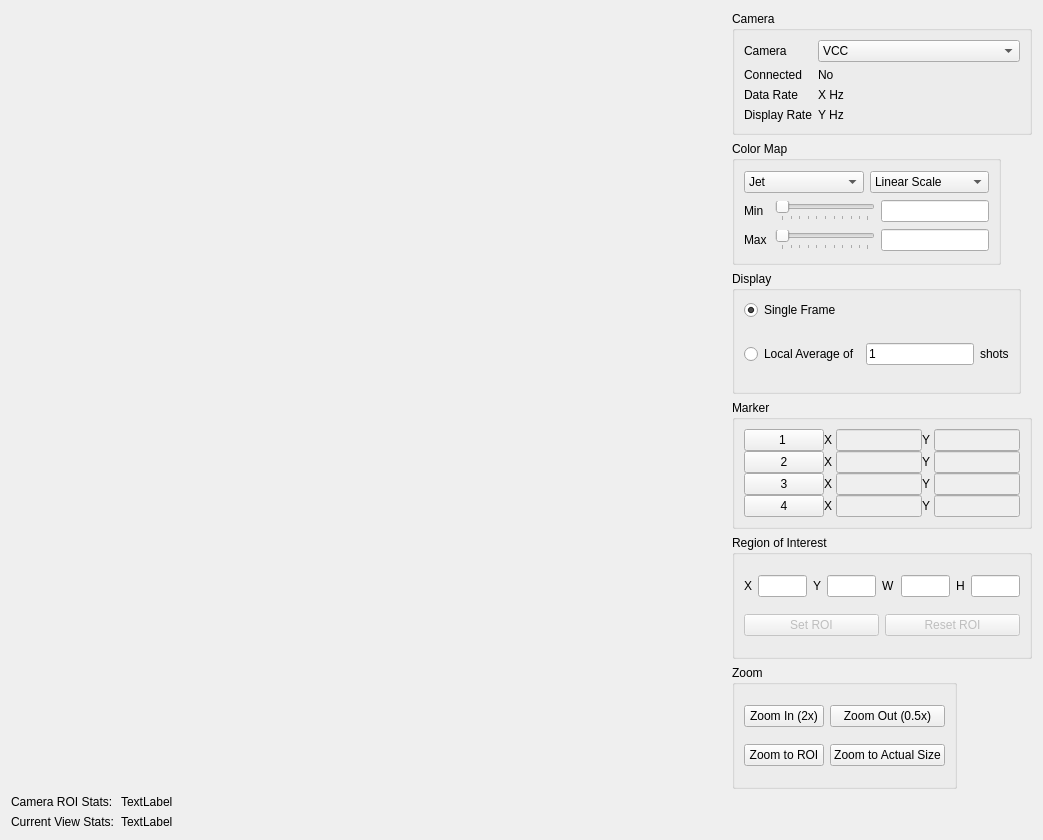
<?xml version="1.0" encoding="UTF-8"?>
<ui version="4.0">
 <class>Form</class>
 <widget class="QWidget" name="Form">
  <property name="geometry">
   <rect>
    <x>0</x>
    <y>0</y>
    <width>1043</width>
    <height>840</height>
   </rect>
  </property>
  <property name="windowTitle">
   <string>Camera Viewer</string>
  </property>
  <layout class="QVBoxLayout" name="verticalLayout_6">
   <item>
    <layout class="QHBoxLayout" name="horizontalLayout">
     <item>
      <layout class="QGridLayout" name="imageGridLayout">
       <item row="0" column="0">
        <widget class="PyDMImageView" name="imageView">
         <property name="enabled">
          <bool>true</bool>
         </property>
         <property name="sizePolicy">
          <sizepolicy hsizetype="Expanding" vsizetype="Expanding">
           <horstretch>0</horstretch>
           <verstretch>0</verstretch>
          </sizepolicy>
         </property>
         <property name="minimumSize">
          <size>
           <width>400</width>
           <height>400</height>
          </size>
         </property>
         <property name="toolTip">
          <string/>
         </property>
         <property name="whatsThis">
          <string>Displays an image from a PV.</string>
         </property>
         <property name="alarmSensitiveBorder" stdset="0">
          <bool>false</bool>
         </property>
         <property name="precisionFromPV" stdset="0">
          <bool>false</bool>
         </property>
        </widget>
       </item>
      </layout>
     </item>
     <item>
      <layout class="QVBoxLayout" name="verticalLayout">
       <item>
        <widget class="QGroupBox" name="groupBox">
         <property name="sizePolicy">
          <sizepolicy hsizetype="Preferred" vsizetype="Preferred">
           <horstretch>0</horstretch>
           <verstretch>0</verstretch>
          </sizepolicy>
         </property>
         <property name="minimumSize">
          <size>
           <width>300</width>
           <height>0</height>
          </size>
         </property>
         <property name="title">
          <string>Camera</string>
         </property>
         <layout class="QFormLayout" name="formLayout">
          <item row="0" column="0">
           <widget class="QLabel" name="label">
            <property name="text">
             <string>Camera</string>
            </property>
           </widget>
          </item>
          <item row="0" column="1">
           <widget class="QComboBox" name="cameraComboBox">
            <item>
             <property name="text">
              <string>VCC</string>
             </property>
            </item>
           </widget>
          </item>
          <item row="1" column="0">
           <widget class="QLabel" name="label_2">
            <property name="text">
             <string>Connected</string>
            </property>
           </widget>
          </item>
          <item row="1" column="1">
           <widget class="QLabel" name="connectedLabel">
            <property name="text">
             <string>No</string>
            </property>
           </widget>
          </item>
          <item row="2" column="0">
           <widget class="QLabel" name="label_3">
            <property name="text">
             <string>Data Rate</string>
            </property>
           </widget>
          </item>
          <item row="2" column="1">
           <widget class="QLabel" name="dataRateLabel">
            <property name="text">
             <string>X Hz</string>
            </property>
           </widget>
          </item>
          <item row="3" column="0">
           <widget class="QLabel" name="label_4">
            <property name="text">
             <string>Display Rate</string>
            </property>
           </widget>
          </item>
          <item row="3" column="1">
           <widget class="QLabel" name="displayRateLabel">
            <property name="text">
             <string>Y Hz</string>
            </property>
           </widget>
          </item>
         </layout>
        </widget>
       </item>
       <item>
        <widget class="QGroupBox" name="groupBox_2">
         <property name="sizePolicy">
          <sizepolicy hsizetype="Maximum" vsizetype="Preferred">
           <horstretch>0</horstretch>
           <verstretch>0</verstretch>
          </sizepolicy>
         </property>
         <property name="title">
          <string>Color Map</string>
         </property>
         <layout class="QVBoxLayout" name="verticalLayout_2">
          <item>
           <layout class="QHBoxLayout" name="horizontalLayout_2">
            <item>
             <widget class="QComboBox" name="colorMapComboBox">
              <item>
               <property name="text">
                <string>Jet</string>
               </property>
              </item>
              <item>
               <property name="text">
                <string>Grayscale</string>
               </property>
              </item>
             </widget>
            </item>
            <item>
             <widget class="QComboBox" name="comboBox_3">
              <item>
               <property name="text">
                <string>Linear Scale</string>
               </property>
              </item>
             </widget>
            </item>
           </layout>
          </item>
          <item>
           <layout class="QHBoxLayout" name="horizontalLayout_3">
            <item>
             <widget class="QLabel" name="label_8">
              <property name="sizePolicy">
               <sizepolicy hsizetype="Maximum" vsizetype="Preferred">
                <horstretch>0</horstretch>
                <verstretch>0</verstretch>
               </sizepolicy>
              </property>
              <property name="minimumSize">
               <size>
                <width>25</width>
                <height>0</height>
               </size>
              </property>
              <property name="text">
               <string>Min</string>
              </property>
             </widget>
            </item>
            <item>
             <widget class="QSlider" name="colorMapMinSlider">
              <property name="minimumSize">
               <size>
                <width>100</width>
                <height>0</height>
               </size>
              </property>
              <property name="orientation">
               <enum>Qt::Horizontal</enum>
              </property>
              <property name="tickPosition">
               <enum>QSlider::TicksBelow</enum>
              </property>
             </widget>
            </item>
            <item>
             <widget class="QLineEdit" name="colorMapMinLineEdit">
              <property name="minimumSize">
               <size>
                <width>80</width>
                <height>0</height>
               </size>
              </property>
             </widget>
            </item>
           </layout>
          </item>
          <item>
           <layout class="QHBoxLayout" name="horizontalLayout_4">
            <item>
             <widget class="QLabel" name="label_9">
              <property name="sizePolicy">
               <sizepolicy hsizetype="Maximum" vsizetype="Preferred">
                <horstretch>0</horstretch>
                <verstretch>0</verstretch>
               </sizepolicy>
              </property>
              <property name="minimumSize">
               <size>
                <width>25</width>
                <height>0</height>
               </size>
              </property>
              <property name="text">
               <string>Max</string>
              </property>
             </widget>
            </item>
            <item>
             <widget class="QSlider" name="colorMapMaxSlider">
              <property name="minimumSize">
               <size>
                <width>100</width>
                <height>0</height>
               </size>
              </property>
              <property name="orientation">
               <enum>Qt::Horizontal</enum>
              </property>
              <property name="tickPosition">
               <enum>QSlider::TicksBelow</enum>
              </property>
             </widget>
            </item>
            <item>
             <widget class="QLineEdit" name="colorMapMaxLineEdit">
              <property name="minimumSize">
               <size>
                <width>80</width>
                <height>0</height>
               </size>
              </property>
             </widget>
            </item>
           </layout>
          </item>
         </layout>
        </widget>
       </item>
       <item>
        <widget class="QGroupBox" name="groupBox_3">
         <property name="sizePolicy">
          <sizepolicy hsizetype="Maximum" vsizetype="Preferred">
           <horstretch>0</horstretch>
           <verstretch>0</verstretch>
          </sizepolicy>
         </property>
         <property name="title">
          <string>Display</string>
         </property>
         <layout class="QVBoxLayout" name="verticalLayout_3">
          <item>
           <widget class="QRadioButton" name="singleShotRadioButton">
            <property name="text">
             <string>Single Frame</string>
            </property>
            <property name="checked">
             <bool>true</bool>
            </property>
           </widget>
          </item>
          <item>
           <layout class="QHBoxLayout" name="horizontalLayout_5">
            <item>
             <widget class="QRadioButton" name="averageRadioButton">
              <property name="text">
               <string>Local Average of</string>
              </property>
             </widget>
            </item>
            <item>
             <widget class="QLineEdit" name="numShotsLineEdit">
              <property name="text">
               <string>1</string>
              </property>
             </widget>
            </item>
            <item>
             <widget class="QLabel" name="label_10">
              <property name="text">
               <string>shots</string>
              </property>
             </widget>
            </item>
           </layout>
          </item>
         </layout>
        </widget>
       </item>
       <item>
        <widget class="QGroupBox" name="groupBox_4">
         <property name="sizePolicy">
          <sizepolicy hsizetype="Maximum" vsizetype="Maximum">
           <horstretch>0</horstretch>
           <verstretch>0</verstretch>
          </sizepolicy>
         </property>
         <property name="title">
          <string>Marker</string>
         </property>
         <layout class="QVBoxLayout" name="verticalLayout_4">
          <property name="spacing">
           <number>0</number>
          </property>
          <item>
           <layout class="QHBoxLayout" name="horizontalLayout_6">
            <item>
             <widget class="QPushButton" name="marker1Button">
              <property name="text">
               <string>1 </string>
              </property>
              <property name="checkable">
               <bool>true</bool>
              </property>
             </widget>
            </item>
            <item>
             <widget class="QLabel" name="label_11">
              <property name="text">
               <string>X </string>
              </property>
             </widget>
            </item>
            <item>
             <widget class="QLineEdit" name="marker1XPosLineEdit">
              <property name="enabled">
               <bool>false</bool>
              </property>
             </widget>
            </item>
            <item>
             <widget class="QLabel" name="label_12">
              <property name="text">
               <string>Y </string>
              </property>
             </widget>
            </item>
            <item>
             <widget class="QLineEdit" name="marker1YPosLineEdit">
              <property name="enabled">
               <bool>false</bool>
              </property>
             </widget>
            </item>
           </layout>
          </item>
          <item>
           <layout class="QHBoxLayout" name="horizontalLayout_7">
            <item>
             <widget class="QPushButton" name="marker2Button">
              <property name="text">
               <string>2</string>
              </property>
              <property name="checkable">
               <bool>true</bool>
              </property>
             </widget>
            </item>
            <item>
             <widget class="QLabel" name="label_13">
              <property name="text">
               <string>X </string>
              </property>
             </widget>
            </item>
            <item>
             <widget class="QLineEdit" name="marker2XPosLineEdit">
              <property name="enabled">
               <bool>false</bool>
              </property>
             </widget>
            </item>
            <item>
             <widget class="QLabel" name="label_14">
              <property name="text">
               <string>Y </string>
              </property>
             </widget>
            </item>
            <item>
             <widget class="QLineEdit" name="marker2YPosLineEdit">
              <property name="enabled">
               <bool>false</bool>
              </property>
             </widget>
            </item>
           </layout>
          </item>
          <item>
           <layout class="QHBoxLayout" name="horizontalLayout_8">
            <item>
             <widget class="QPushButton" name="marker3Button">
              <property name="text">
               <string>3</string>
              </property>
              <property name="checkable">
               <bool>true</bool>
              </property>
             </widget>
            </item>
            <item>
             <widget class="QLabel" name="label_15">
              <property name="text">
               <string>X </string>
              </property>
             </widget>
            </item>
            <item>
             <widget class="QLineEdit" name="marker3XPosLineEdit">
              <property name="enabled">
               <bool>false</bool>
              </property>
             </widget>
            </item>
            <item>
             <widget class="QLabel" name="label_16">
              <property name="text">
               <string>Y </string>
              </property>
             </widget>
            </item>
            <item>
             <widget class="QLineEdit" name="marker3YPosLineEdit">
              <property name="enabled">
               <bool>false</bool>
              </property>
             </widget>
            </item>
           </layout>
          </item>
          <item>
           <layout class="QHBoxLayout" name="horizontalLayout_9">
            <item>
             <widget class="QPushButton" name="marker4Button">
              <property name="text">
               <string>4</string>
              </property>
              <property name="checkable">
               <bool>true</bool>
              </property>
             </widget>
            </item>
            <item>
             <widget class="QLabel" name="label_17">
              <property name="text">
               <string>X </string>
              </property>
             </widget>
            </item>
            <item>
             <widget class="QLineEdit" name="marker4XPosLineEdit">
              <property name="enabled">
               <bool>false</bool>
              </property>
             </widget>
            </item>
            <item>
             <widget class="QLabel" name="label_18">
              <property name="text">
               <string>Y </string>
              </property>
             </widget>
            </item>
            <item>
             <widget class="QLineEdit" name="marker4YPosLineEdit">
              <property name="enabled">
               <bool>false</bool>
              </property>
             </widget>
            </item>
           </layout>
          </item>
         </layout>
        </widget>
       </item>
       <item>
        <widget class="QGroupBox" name="roiGroupBox">
         <property name="sizePolicy">
          <sizepolicy hsizetype="Maximum" vsizetype="Preferred">
           <horstretch>0</horstretch>
           <verstretch>0</verstretch>
          </sizepolicy>
         </property>
         <property name="title">
          <string>Region of Interest</string>
         </property>
         <layout class="QVBoxLayout" name="verticalLayout_5">
          <item>
           <layout class="QHBoxLayout" name="horizontalLayout_10">
            <item>
             <widget class="QLabel" name="label_19">
              <property name="text">
               <string>X</string>
              </property>
             </widget>
            </item>
            <item>
             <widget class="QLineEdit" name="roiXLineEdit">
              <property name="readOnly">
               <bool>true</bool>
              </property>
             </widget>
            </item>
            <item>
             <widget class="QLabel" name="label_20">
              <property name="text">
               <string>Y</string>
              </property>
             </widget>
            </item>
            <item>
             <widget class="QLineEdit" name="roiYLineEdit">
              <property name="readOnly">
               <bool>true</bool>
              </property>
             </widget>
            </item>
            <item>
             <widget class="QLabel" name="label_21">
              <property name="text">
               <string>W</string>
              </property>
             </widget>
            </item>
            <item>
             <widget class="QLineEdit" name="roiWLineEdit">
              <property name="readOnly">
               <bool>true</bool>
              </property>
             </widget>
            </item>
            <item>
             <widget class="QLabel" name="label_22">
              <property name="text">
               <string>H</string>
              </property>
             </widget>
            </item>
            <item>
             <widget class="QLineEdit" name="roiHLineEdit">
              <property name="readOnly">
               <bool>true</bool>
              </property>
             </widget>
            </item>
           </layout>
          </item>
          <item>
           <layout class="QHBoxLayout" name="horizontalLayout_11">
            <item>
             <widget class="QPushButton" name="setROIButton">
              <property name="enabled">
               <bool>false</bool>
              </property>
              <property name="text">
               <string>Set ROI</string>
              </property>
             </widget>
            </item>
            <item>
             <widget class="QPushButton" name="resetROIButton">
              <property name="enabled">
               <bool>false</bool>
              </property>
              <property name="text">
               <string>Reset ROI</string>
              </property>
             </widget>
            </item>
           </layout>
          </item>
         </layout>
        </widget>
       </item>
       <item>
        <widget class="QGroupBox" name="groupBox_6">
         <property name="sizePolicy">
          <sizepolicy hsizetype="Maximum" vsizetype="Preferred">
           <horstretch>0</horstretch>
           <verstretch>0</verstretch>
          </sizepolicy>
         </property>
         <property name="title">
          <string>Zoom</string>
         </property>
         <layout class="QGridLayout" name="gridLayout_2">
          <item row="0" column="1">
           <widget class="QPushButton" name="zoomOutButton">
            <property name="text">
             <string>Zoom Out (0.5x)</string>
            </property>
           </widget>
          </item>
          <item row="0" column="0">
           <widget class="QPushButton" name="zoomInButton">
            <property name="text">
             <string>Zoom In (2x)</string>
            </property>
           </widget>
          </item>
          <item row="1" column="0">
           <widget class="QPushButton" name="zoomToROIButton">
            <property name="text">
             <string>Zoom to ROI</string>
            </property>
           </widget>
          </item>
          <item row="1" column="1">
           <widget class="QPushButton" name="zoomToActualSizeButton">
            <property name="text">
             <string>Zoom to Actual Size</string>
            </property>
           </widget>
          </item>
         </layout>
        </widget>
       </item>
      </layout>
     </item>
    </layout>
   </item>
   <item>
    <layout class="QFormLayout" name="formLayout_2">
     <property name="fieldGrowthPolicy">
      <enum>QFormLayout::AllNonFixedFieldsGrow</enum>
     </property>
     <item row="0" column="0">
      <widget class="QLabel" name="imageStatsLabelLabel">
       <property name="text">
        <string>Camera ROI Stats:</string>
       </property>
      </widget>
     </item>
     <item row="0" column="1">
      <widget class="QLabel" name="imageStatsLabel">
       <property name="text">
        <string>TextLabel</string>
       </property>
      </widget>
     </item>
     <item row="1" column="0">
      <widget class="QLabel" name="label_23">
       <property name="text">
        <string>Current View Stats:</string>
       </property>
      </widget>
     </item>
     <item row="1" column="1">
      <widget class="QLabel" name="viewStatsLabel">
       <property name="text">
        <string>TextLabel</string>
       </property>
      </widget>
     </item>
    </layout>
   </item>
  </layout>
 </widget>
 <customwidgets>
  <customwidget>
   <class>PyDMImageView</class>
   <extends>QWidget</extends>
   <header>pydm.widgets.image</header>
  </customwidget>
 </customwidgets>
 <resources/>
 <connections/>
</ui>
